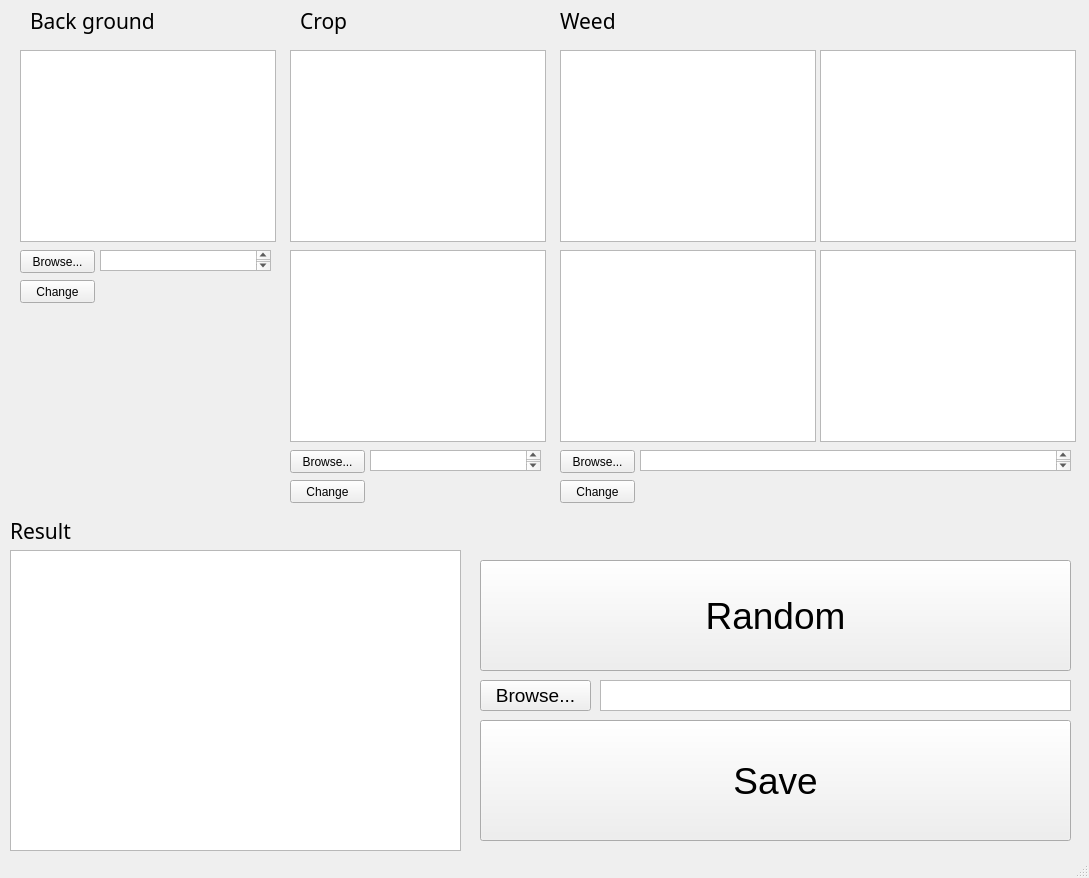
<?xml version="1.0" encoding="UTF-8"?>
<ui version="4.0">
 <class>MainWindow</class>
 <widget class="QMainWindow" name="MainWindow">
  <property name="geometry">
   <rect>
    <x>0</x>
    <y>0</y>
    <width>1089</width>
    <height>878</height>
   </rect>
  </property>
  <property name="windowTitle">
   <string>MainWindow</string>
  </property>
  <widget class="QWidget" name="centralwidget">
   <widget class="QTextBrowser" name="textBrowser">
    <property name="geometry">
     <rect>
      <x>20</x>
      <y>50</y>
      <width>256</width>
      <height>192</height>
     </rect>
    </property>
   </widget>
   <widget class="QTextBrowser" name="textBrowser_2">
    <property name="geometry">
     <rect>
      <x>290</x>
      <y>50</y>
      <width>256</width>
      <height>192</height>
     </rect>
    </property>
   </widget>
   <widget class="QTextBrowser" name="textBrowser_3">
    <property name="geometry">
     <rect>
      <x>560</x>
      <y>50</y>
      <width>256</width>
      <height>192</height>
     </rect>
    </property>
   </widget>
   <widget class="QPushButton" name="pushButton">
    <property name="geometry">
     <rect>
      <x>20</x>
      <y>250</y>
      <width>75</width>
      <height>23</height>
     </rect>
    </property>
    <property name="text">
     <string>Browse...</string>
    </property>
   </widget>
   <widget class="QPushButton" name="pushButton_2">
    <property name="geometry">
     <rect>
      <x>290</x>
      <y>450</y>
      <width>75</width>
      <height>23</height>
     </rect>
    </property>
    <property name="text">
     <string>Browse...</string>
    </property>
   </widget>
   <widget class="QPushButton" name="pushButton_3">
    <property name="geometry">
     <rect>
      <x>560</x>
      <y>450</y>
      <width>75</width>
      <height>23</height>
     </rect>
    </property>
    <property name="text">
     <string>Browse...</string>
    </property>
   </widget>
   <widget class="QPushButton" name="pushButton_6">
    <property name="geometry">
     <rect>
      <x>20</x>
      <y>280</y>
      <width>75</width>
      <height>23</height>
     </rect>
    </property>
    <property name="text">
     <string>Change</string>
    </property>
   </widget>
   <widget class="QTextBrowser" name="textBrowser_4">
    <property name="geometry">
     <rect>
      <x>560</x>
      <y>250</y>
      <width>256</width>
      <height>192</height>
     </rect>
    </property>
   </widget>
   <widget class="QTextBrowser" name="textBrowser_6">
    <property name="geometry">
     <rect>
      <x>820</x>
      <y>50</y>
      <width>256</width>
      <height>192</height>
     </rect>
    </property>
   </widget>
   <widget class="QTextBrowser" name="textBrowser_8">
    <property name="geometry">
     <rect>
      <x>820</x>
      <y>250</y>
      <width>256</width>
      <height>192</height>
     </rect>
    </property>
   </widget>
   <widget class="QLabel" name="label">
    <property name="geometry">
     <rect>
      <x>30</x>
      <y>0</y>
      <width>151</width>
      <height>41</height>
     </rect>
    </property>
    <property name="font">
     <font>
      <family>Kozuka Gothic Pr6N M</family>
      <pointsize>16</pointsize>
     </font>
    </property>
    <property name="text">
     <string>Back ground</string>
    </property>
   </widget>
   <widget class="QLabel" name="label_2">
    <property name="geometry">
     <rect>
      <x>300</x>
      <y>0</y>
      <width>151</width>
      <height>41</height>
     </rect>
    </property>
    <property name="font">
     <font>
      <family>Kozuka Gothic Pr6N M</family>
      <pointsize>16</pointsize>
     </font>
    </property>
    <property name="text">
     <string>Crop</string>
    </property>
   </widget>
   <widget class="QLabel" name="label_3">
    <property name="geometry">
     <rect>
      <x>560</x>
      <y>0</y>
      <width>151</width>
      <height>41</height>
     </rect>
    </property>
    <property name="font">
     <font>
      <family>Kozuka Gothic Pr6N M</family>
      <pointsize>16</pointsize>
     </font>
    </property>
    <property name="text">
     <string>Weed</string>
    </property>
   </widget>
   <widget class="QTextBrowser" name="textBrowser_9">
    <property name="geometry">
     <rect>
      <x>290</x>
      <y>250</y>
      <width>256</width>
      <height>192</height>
     </rect>
    </property>
   </widget>
   <widget class="QPushButton" name="pushButton_7">
    <property name="geometry">
     <rect>
      <x>290</x>
      <y>480</y>
      <width>75</width>
      <height>23</height>
     </rect>
    </property>
    <property name="text">
     <string>Change</string>
    </property>
   </widget>
   <widget class="QPushButton" name="pushButton_8">
    <property name="geometry">
     <rect>
      <x>560</x>
      <y>480</y>
      <width>75</width>
      <height>23</height>
     </rect>
    </property>
    <property name="text">
     <string>Change</string>
    </property>
   </widget>
   <widget class="QTextBrowser" name="textBrowser_10">
    <property name="geometry">
     <rect>
      <x>10</x>
      <y>550</y>
      <width>451</width>
      <height>301</height>
     </rect>
    </property>
   </widget>
   <widget class="QLabel" name="label_4">
    <property name="geometry">
     <rect>
      <x>10</x>
      <y>510</y>
      <width>151</width>
      <height>41</height>
     </rect>
    </property>
    <property name="font">
     <font>
      <family>Kozuka Gothic Pr6N M</family>
      <pointsize>16</pointsize>
     </font>
    </property>
    <property name="text">
     <string>Result</string>
    </property>
   </widget>
   <widget class="QPushButton" name="pushButton_4">
    <property name="geometry">
     <rect>
      <x>480</x>
      <y>560</y>
      <width>591</width>
      <height>111</height>
     </rect>
    </property>
    <property name="font">
     <font>
      <pointsize>28</pointsize>
     </font>
    </property>
    <property name="text">
     <string>Random</string>
    </property>
   </widget>
   <widget class="QPushButton" name="pushButton_5">
    <property name="geometry">
     <rect>
      <x>480</x>
      <y>720</y>
      <width>591</width>
      <height>121</height>
     </rect>
    </property>
    <property name="font">
     <font>
      <pointsize>28</pointsize>
     </font>
    </property>
    <property name="text">
     <string>Save</string>
    </property>
   </widget>
   <widget class="QPushButton" name="pushButton_9">
    <property name="geometry">
     <rect>
      <x>480</x>
      <y>680</y>
      <width>111</width>
      <height>31</height>
     </rect>
    </property>
    <property name="font">
     <font>
      <pointsize>14</pointsize>
     </font>
    </property>
    <property name="text">
     <string>Browse...</string>
    </property>
   </widget>
   <widget class="QTextBrowser" name="textBrowser_11">
    <property name="geometry">
     <rect>
      <x>640</x>
      <y>450</y>
      <width>431</width>
      <height>21</height>
     </rect>
    </property>
   </widget>
   <widget class="QTextBrowser" name="textBrowser_12">
    <property name="geometry">
     <rect>
      <x>370</x>
      <y>450</y>
      <width>171</width>
      <height>21</height>
     </rect>
    </property>
   </widget>
   <widget class="QTextBrowser" name="textBrowser_13">
    <property name="geometry">
     <rect>
      <x>100</x>
      <y>250</y>
      <width>171</width>
      <height>21</height>
     </rect>
    </property>
   </widget>
   <widget class="QTextBrowser" name="textBrowser_14">
    <property name="geometry">
     <rect>
      <x>600</x>
      <y>680</y>
      <width>471</width>
      <height>31</height>
     </rect>
    </property>
   </widget>
  </widget>
  <widget class="QMenuBar" name="menubar">
   <property name="geometry">
    <rect>
     <x>0</x>
     <y>0</y>
     <width>1089</width>
     <height>21</height>
    </rect>
   </property>
  </widget>
  <widget class="QStatusBar" name="statusbar"/>
 </widget>
 <resources/>
 <connections/>
</ui>
